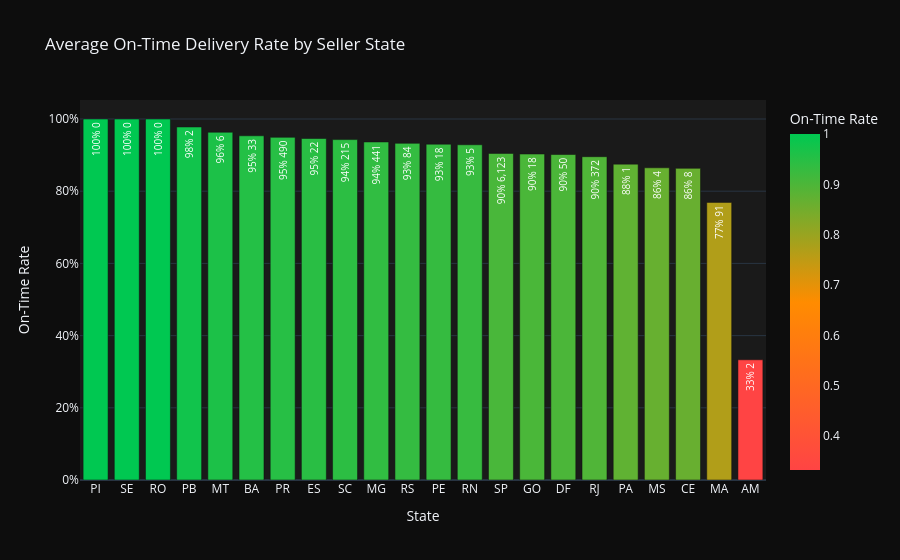

Notebook code for this chart:
### Code cell
# On-time rate by seller state — bar text shows on-time rate % + delayed order count
state_delivery = (
    active.dropna(subset=["on_time_rate"])
    .assign(delayed_orders=lambda df: (df["total_orders"] * (1 - df["on_time_rate"])).round(0).astype(int))
    .groupby("seller_state")
    .agg(
        sellers=("seller_id", "count"),
        avg_on_time=("on_time_rate", "mean"),
        delayed_orders=("delayed_orders", "sum"),
    )
    .reset_index()
    .sort_values("avg_on_time", ascending=False)
)

bar_text = [
    f"{row.avg_on_time:.0%}\n{row.delayed_orders:,}"
    for row in state_delivery.itertuples()
]

fig = px.bar(
    state_delivery, x="seller_state", y="avg_on_time",
    color="avg_on_time",
    color_continuous_scale=["#FF4444", "#FF8C00", "#00C851"],
    text=bar_text,
    custom_data=["sellers", "delayed_orders"],
    title="Average On-Time Delivery Rate by Seller State",
    labels={"avg_on_time": "On-Time Rate", "seller_state": "State"},
)
fig.update_traces(
    textposition="inside",
    textangle=-90,
    textfont=dict(size=10, color="#FFFFFF"),
    hovertemplate=(
        "<b>%{x}</b><br>"
        "On-Time Rate: %{y:.1%}<br>"
        "Delayed Orders: %{customdata[1]:,}<br>"
        "Sellers: %{customdata[0]}<extra></extra>"
    ),
)
fig.update_yaxes(tickformat=".0%")
fig.update_layout(template="plotly_dark", paper_bgcolor="#0D0D0D", plot_bgcolor="#1A1A1A")
fig.show()

### Figure 1 — Plotly figure (JSON) as saved in the notebook; plotly's stock layout.template omitted (floating-point values rounded to 4 significant figures)
{"data": [{"customdata": [[1, 0], [2, 0], [2, 0], [6, 2], [4, 6], [18, 33], [335, 490], [22, 22], [184, 215], [236, 441], [125, 84], [9, 18], [5, 5], [1769, 6123], [39, 18], [30, 50], [163, 372], [1, 1], [5, 4], [12, 8], [1, 91], [1, 2]], "hovertemplate": "<b>%{x}</b><br>On-Time Rate: %{y:.1%}<br>Delayed Orders: %{customdata[1]:,}<br>Sellers: %{customdata[0]}<extra></extra>", "legendgroup": "", "marker": {"color": [1.0, 1.0, 1.0, 0.9778, 0.9632, 0.9534, 0.9492, 0.946, 0.9429, 0.9363, 0.9326, 0.9302, 0.9286, 0.9046, 0.9029, 0.9016, 0.8956, 0.875, 0.8648, 0.8633, 0.769, 0.333], "coloraxis": "coloraxis", "pattern": {"shape": ""}}, "name": "", "orientation": "v", "showlegend": false, "text": ["100%\n0", "100%\n0", "100%\n0", "98%\n2", "96%\n6", "95%\n33", "95%\n490", "95%\n22", "94%\n215", "94%\n441", "93%\n84", "93%\n18", "93%\n5", "90%\n6,123", "90%\n18", "90%\n50", "90%\n372", "88%\n1", "86%\n4", "86%\n8", "77%\n91", "33%\n2"], "textangle": -90, "textfont": {"color": "#FFFFFF", "size": 10}, "textposition": "inside", "type": "bar", "x": ["PI", "SE", "RO", "PB", "MT", "BA", "PR", "ES", "SC", "MG", "RS", "PE", "RN", "SP", "GO", "DF", "RJ", "PA", "MS", "CE", "MA", "AM"], "xaxis": "x", "y": [1.0, 1.0, 1.0, 0.9778, 0.9632, 0.9534, 0.9492, 0.946, 0.9429, 0.9363, 0.9326, 0.9302, 0.9286, 0.9046, 0.9029, 0.9016, 0.8956, 0.875, 0.8648, 0.8633, 0.769, 0.333], "yaxis": "y"}], "layout": {"barmode": "relative", "coloraxis": {"colorbar": {"title": {"text": "On-Time Rate"}}, "colorscale": [[0, "#FF4444"], [0.5, "#FF8C00"], [1, "#00C851"]]}, "legend": {"tracegroupgap": 0}, "paper_bgcolor": "#0D0D0D", "plot_bgcolor": "#1A1A1A", "title": {"text": "Average On-Time Delivery Rate by Seller State"}, "xaxis": {"anchor": "y", "domain": [0, 1], "title": {"text": "State"}}, "yaxis": {"anchor": "x", "domain": [0, 1], "tickformat": ".0%", "title": {"text": "On-Time Rate"}}}}
